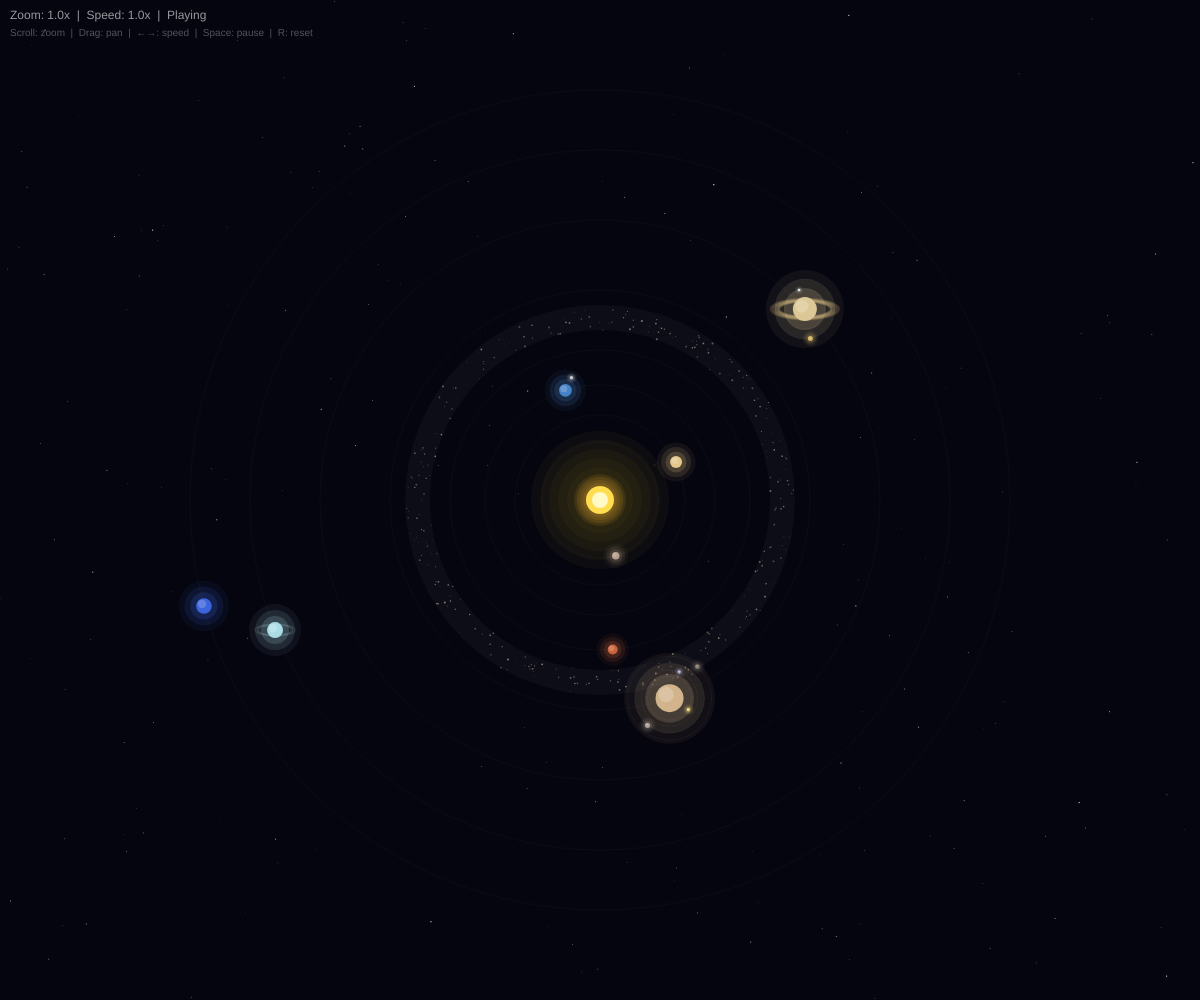
Frame 1 (no input)
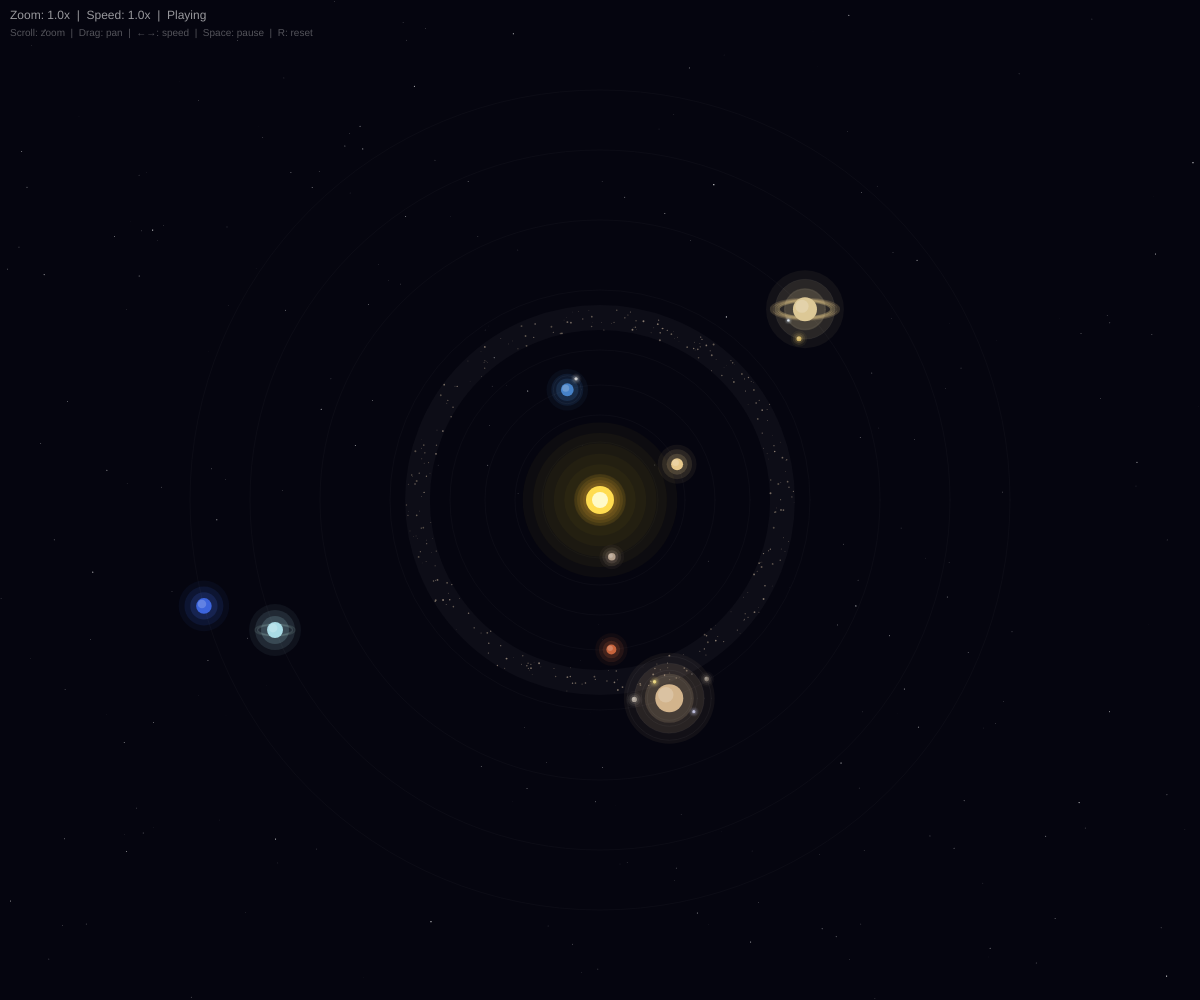
Frame 60 (no input)
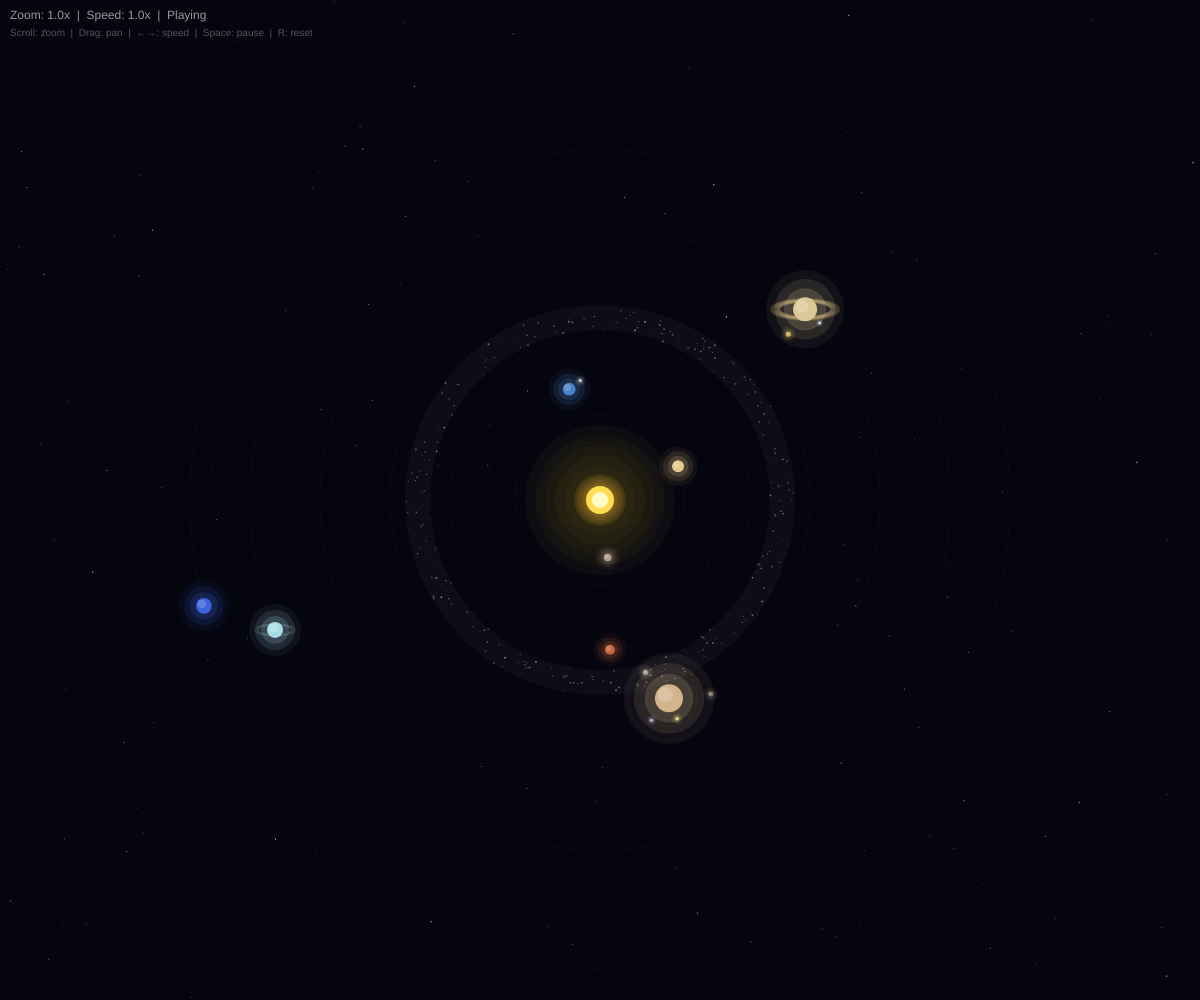
Frame 120 (the mouse pressed at the canvas centre since frame 60)

The p5.js sketch that drew these frames (run headless with seeded random() and noise() and a simulated clock; from frame 60 on, the mouse is pressed at the canvas centre):

// p5.js sketch
// ── sketch.js
// Solar System Simulation — p5.js
// Features: 8 planets, moons for Earth/Jupiter/Saturn, rings for Saturn,
//           asteroid belt, starfield, glow effects, zoom/pan controls

let sun;
let planets = [];
let asteroids = [];
let stars = [];

// Camera
let zoom = 1;
let targetZoom = 1;
let panX = 0, panY = 0;
let dragging = false;
let dragStartX, dragStartY;
let panStartX, panStartY;

// Time
let timeScale = 1;
let paused = false;

// ─── Data ──────────────────────────────────────────────────────────────────────

const PLANET_DATA = [
  { name: "Mercury", distance: 58,  radius: 3.8,  period: 88,     color: [180, 160, 140], moons: [] },
  { name: "Venus",   distance: 85,  radius: 6.0,  period: 225,    color: [230, 200, 140], moons: [] },
  { name: "Earth",   distance: 115, radius: 6.4,  period: 365,    color: [70, 130, 200],  moons: [
    { name: "Moon", distance: 14, radius: 1.7, period: 27, color: [200, 200, 200] }
  ]},
  { name: "Mars",    distance: 150, radius: 5.0,  period: 687,    color: [200, 100, 60],  moons: [] },
  { name: "Jupiter", distance: 210, radius: 14.0, period: 4333,   color: [210, 180, 140], moons: [
    { name: "Io",       distance: 22, radius: 1.8, period: 1.8,  color: [230, 210, 120] },
    { name: "Europa",   distance: 28, radius: 1.6, period: 3.6,  color: [180, 180, 210] },
    { name: "Ganymede", distance: 35, radius: 2.6, period: 7.2,  color: [170, 160, 150] },
    { name: "Callisto", distance: 42, radius: 2.4, period: 16.7, color: [130, 120, 110] },
  ]},
  { name: "Saturn",  distance: 280, radius: 12.0, period: 10759,  color: [220, 200, 150], rings: true, moons: [
    { name: "Titan",  distance: 30, radius: 2.5, period: 16, color: [210, 180, 100] },
    { name: "Enceladus", distance: 20, radius: 1.2, period: 1.4, color: [220, 230, 240] },
  ]},
  { name: "Uranus",  distance: 350, radius: 8.0,  period: 30687,  color: [170, 220, 230], rings: true, ringFaint: true, moons: [] },
  { name: "Neptune", distance: 410, radius: 7.8,  period: 60190,  color: [60, 100, 220],  moons: [] },
];

// ─── Classes ───────────────────────────────────────────────────────────────────

class CelestialBody {
  constructor(name, distance, radius, period, col, moons = [], hasRings = false, ringFaint = false) {
    this.name = name;
    this.distance = distance;
    this.radius = radius;
    this.period = period;
    this.col = col;
    this.angle = random(TWO_PI);
    this.hasRings = hasRings;
    this.ringFaint = ringFaint;
    this.moons = moons.map(m =>
      new CelestialBody(m.name, m.distance, m.radius, m.period, m.color)
    );
  }

  update(dt) {
    if (this.period > 0) {
      this.angle += (TWO_PI / (this.period * 60)) * dt * timeScale;
    }
    for (let moon of this.moons) {
      moon.update(dt);
    }
  }

  getX() { return cos(this.angle) * this.distance; }
  getY() { return sin(this.angle) * this.distance; }

  draw() {
    push();
    let x = this.getX();
    let y = this.getY();
    translate(x, y);

    // Glow
    let glowSize = this.radius * 3;
    let c = color(this.col[0], this.col[1], this.col[2], 30);
    noStroke();
    for (let i = 3; i > 0; i--) {
      fill(color(this.col[0], this.col[1], this.col[2], 15 * i));
      ellipse(0, 0, this.radius * 2 + glowSize * (4 - i) / 2);
    }

    // Rings (drawn behind and in front)
    if (this.hasRings) {
      this.drawRings();
    }

    // Planet body
    noStroke();
    fill(this.col[0], this.col[1], this.col[2]);
    ellipse(0, 0, this.radius * 2);

    // Highlight
    fill(255, 255, 255, 50);
    ellipse(-this.radius * 0.25, -this.radius * 0.25, this.radius * 1.1);

    // Moon orbits & moons
    for (let moon of this.moons) {
      // Orbit line
      noFill();
      stroke(255, 255, 255, 20);
      strokeWeight(0.5);
      ellipse(0, 0, moon.distance * 2);
      moon.draw();
    }

    pop();
  }

  drawRings() {
    let alpha = this.ringFaint ? 40 : 80;
    noFill();
    strokeWeight(this.ringFaint ? 1.5 : 2.5);
    for (let i = 0; i < (this.ringFaint ? 2 : 4); i++) {
      let r = this.radius * 2.2 + i * 2.5;
      let a = alpha - i * 12;
      stroke(this.col[0] + 20, this.col[1] + 10, this.col[2] - 10, max(a, 10));
      ellipse(0, 0, r * 2, r * 0.6);
    }
  }
}

// ─── Starfield ─────────────────────────────────────────────────────────────────

function generateStars(count) {
  for (let i = 0; i < count; i++) {
    stars.push({
      x: random(-2000, 2000),
      y: random(-2000, 2000),
      brightness: random(80, 255),
      size: random(0.5, 2.5),
      twinkleSpeed: random(0.01, 0.04),
      twinkleOffset: random(TWO_PI),
    });
  }
}

function drawStars() {
  noStroke();
  for (let s of stars) {
    let b = s.brightness + sin(frameCount * s.twinkleSpeed + s.twinkleOffset) * 40;
    fill(255, 255, 255, b);
    ellipse(s.x, s.y, s.size);
  }
}

// ─── Asteroid Belt ─────────────────────────────────────────────────────────────

function generateAsteroids(count) {
  for (let i = 0; i < count; i++) {
    let angle = random(TWO_PI);
    let dist = random(170, 195); // Between Mars and Jupiter
    asteroids.push({
      angle: angle,
      distance: dist,
      speed: random(0.0001, 0.0004),
      size: random(0.5, 2),
      brightness: random(100, 180),
    });
  }
}

function drawAsteroids(dt) {
  noStroke();
  for (let a of asteroids) {
    a.angle += a.speed * dt * timeScale;
    let x = cos(a.angle) * a.distance;
    let y = sin(a.angle) * a.distance;
    fill(a.brightness, a.brightness * 0.9, a.brightness * 0.8, 200);
    ellipse(x, y, a.size);
  }
}

// ─── Sun ───────────────────────────────────────────────────────────────────────

function drawSun() {
  // Outer glow layers
  noStroke();
  for (let i = 6; i > 0; i--) {
    let size = 30 + i * 18 + sin(frameCount * 0.02) * 3 * i;
    fill(255, 200, 50, 8);
    ellipse(0, 0, size);
  }

  // Corona
  for (let i = 4; i > 0; i--) {
    let size = 28 + i * 6;
    fill(255, 180, 50, 25);
    ellipse(0, 0, size);
  }

  // Sun body
  fill(255, 220, 80);
  ellipse(0, 0, 28);

  // Bright center
  fill(255, 250, 200);
  ellipse(0, 0, 16);
}

// ─── p5.js hooks ───────────────────────────────────────────────────────────────

function setup() {
  createCanvas(windowWidth, windowHeight);

  generateStars(800);
  generateAsteroids(300);

  for (let d of PLANET_DATA) {
    planets.push(new CelestialBody(
      d.name, d.distance, d.radius, d.period, d.color,
      d.moons || [], d.rings || false, d.ringFaint || false
    ));
  }
}

function draw() {
  background(5, 5, 15);

  let dt = paused ? 0 : 1;

  push();
  translate(width / 2 + panX, height / 2 + panY);
  scale(zoom);

  // Stars (parallax — move slower)
  push();
  scale(0.5);
  drawStars();
  pop();

  // Orbit paths
  noFill();
  strokeWeight(0.5);
  for (let p of planets) {
    stroke(255, 255, 255, 15);
    ellipse(0, 0, p.distance * 2);
  }

  // Asteroid belt hint ring
  stroke(255, 255, 255, 8);
  strokeWeight(25);
  ellipse(0, 0, 365);

  // Asteroids
  drawAsteroids(dt);

  // Sun
  drawSun();

  // Planets
  for (let p of planets) {
    p.update(dt);
    p.draw();
  }

  pop();

  // HUD
  drawHUD();

  // Smooth zoom
  zoom = lerp(zoom, targetZoom, 0.1);
}

function drawHUD() {
  noStroke();
  fill(255, 255, 255, 150);
  textSize(12);
  textAlign(LEFT, TOP);
  text(`Zoom: ${targetZoom.toFixed(1)}x  |  Speed: ${timeScale.toFixed(1)}x  |  ${paused ? "PAUSED" : "Playing"}`, 10, 10);
  fill(255, 255, 255, 80);
  textSize(10);
  text("Scroll: zoom  |  Drag: pan  |  ←→: speed  |  Space: pause  |  R: reset", 10, 28);
}

// ─── Input ─────────────────────────────────────────────────────────────────────

function mouseWheel(event) {
  let factor = event.delta > 0 ? 0.9 : 1.1;
  targetZoom = constrain(targetZoom * factor, 0.2, 10);
  return false; // prevent page scroll
}

function mousePressed() {
  dragging = true;
  dragStartX = mouseX;
  dragStartY = mouseY;
  panStartX = panX;
  panStartY = panY;
}

function mouseDragged() {
  if (dragging) {
    panX = panStartX + (mouseX - dragStartX);
    panY = panStartY + (mouseY - dragStartY);
  }
}

function mouseReleased() {
  dragging = false;
}

function keyPressed() {
  if (key === ' ') {
    paused = !paused;
  } else if (keyCode === RIGHT_ARROW) {
    timeScale = min(timeScale * 1.5, 50);
  } else if (keyCode === LEFT_ARROW) {
    timeScale = max(timeScale / 1.5, 0.1);
  } else if (key === 'r' || key === 'R') {
    targetZoom = 1;
    panX = 0;
    panY = 0;
    timeScale = 1;
    paused = false;
  }
}

function windowResized() {
  resizeCanvas(windowWidth, windowHeight);
}
